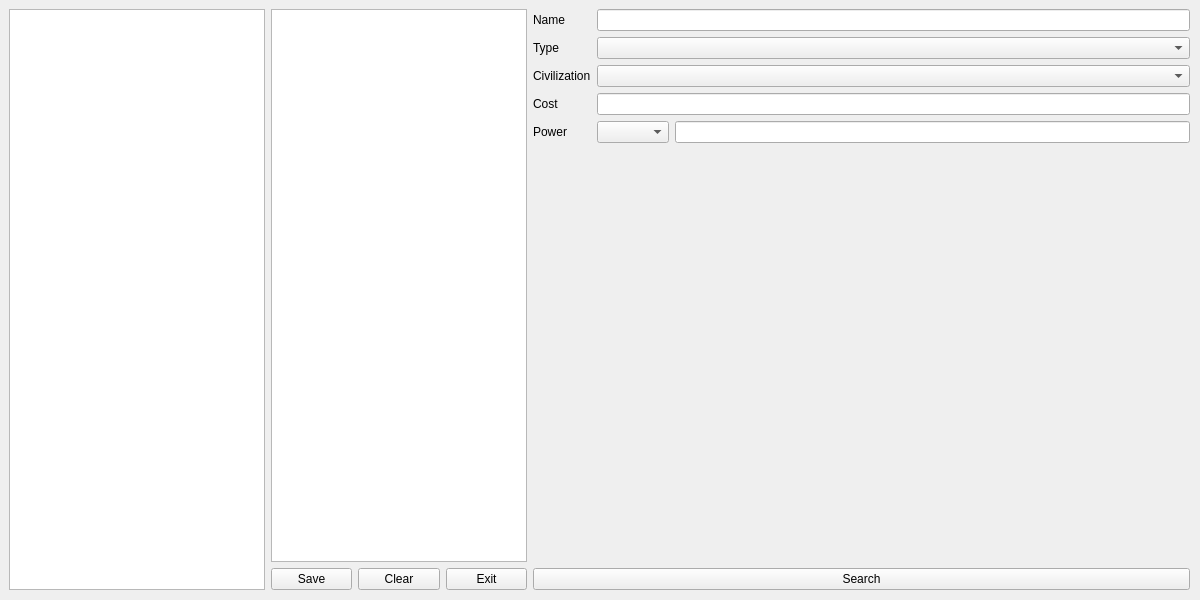
<?xml version="1.0" encoding="UTF-8"?>
<ui version="4.0">
 <class>Manager</class>
 <widget class="QWidget" name="Manager">
  <property name="geometry">
   <rect>
    <x>0</x>
    <y>0</y>
    <width>1200</width>
    <height>600</height>
   </rect>
  </property>
  <property name="windowTitle">
   <string>Manager</string>
  </property>
  <widget class="QWidget" name="horizontalLayoutWidget">
   <property name="geometry">
    <rect>
     <x>9</x>
     <y>9</y>
     <width>1181</width>
     <height>581</height>
    </rect>
   </property>
   <layout class="QHBoxLayout" name="main_layout">
    <item>
     <widget class="QGraphicsView" name="deck_view">
      <property name="sizePolicy">
       <sizepolicy hsizetype="Minimum" vsizetype="Minimum">
        <horstretch>0</horstretch>
        <verstretch>0</verstretch>
       </sizepolicy>
      </property>
     </widget>
    </item>
    <item>
     <layout class="QVBoxLayout" name="screen_layout">
      <item>
       <widget class="DeckBuilder" name="view">
        <property name="sizePolicy">
         <sizepolicy hsizetype="Minimum" vsizetype="MinimumExpanding">
          <horstretch>0</horstretch>
          <verstretch>0</verstretch>
         </sizepolicy>
        </property>
       </widget>
      </item>
      <item>
       <layout class="QHBoxLayout" name="button_layout">
        <item>
         <widget class="QPushButton" name="save_button">
          <property name="text">
           <string>Save</string>
          </property>
         </widget>
        </item>
        <item>
         <widget class="QPushButton" name="clear_button">
          <property name="text">
           <string>Clear</string>
          </property>
         </widget>
        </item>
        <item>
         <widget class="QPushButton" name="exit_button">
          <property name="text">
           <string>Exit</string>
          </property>
         </widget>
        </item>
       </layout>
      </item>
     </layout>
    </item>
    <item>
     <layout class="QVBoxLayout" name="gui_layout">
      <item>
       <layout class="QFormLayout" name="form_layout">
        <item row="0" column="0">
         <widget class="QLabel" name="name_label">
          <property name="text">
           <string>Name</string>
          </property>
         </widget>
        </item>
        <item row="0" column="1">
         <widget class="QLineEdit" name="name_input"/>
        </item>
        <item row="1" column="0">
         <widget class="QLabel" name="type_label">
          <property name="text">
           <string>Type</string>
          </property>
         </widget>
        </item>
        <item row="1" column="1">
         <widget class="QComboBox" name="type_input"/>
        </item>
        <item row="2" column="0">
         <widget class="QLabel" name="civ_label">
          <property name="text">
           <string>Civilization</string>
          </property>
         </widget>
        </item>
        <item row="2" column="1">
         <widget class="QComboBox" name="civ_input"/>
        </item>
        <item row="3" column="0">
         <widget class="QLabel" name="cost_label">
          <property name="text">
           <string>Cost</string>
          </property>
         </widget>
        </item>
        <item row="3" column="1">
         <widget class="QLineEdit" name="cost_input"/>
        </item>
        <item row="4" column="0">
         <widget class="QLabel" name="power_label">
          <property name="text">
           <string>Power</string>
          </property>
         </widget>
        </item>
        <item row="4" column="1">
         <layout class="QHBoxLayout" name="power_layout">
          <item>
           <widget class="QComboBox" name="power_option"/>
          </item>
          <item>
           <widget class="QLineEdit" name="power_input"/>
          </item>
         </layout>
        </item>
       </layout>
      </item>
      <item>
       <widget class="QPushButton" name="search_button">
        <property name="text">
         <string>Search</string>
        </property>
       </widget>
      </item>
     </layout>
    </item>
   </layout>
  </widget>
 </widget>
 <customwidgets>
  <customwidget>
   <class>DeckBuilder</class>
   <extends>QGraphicsView</extends>
   <header>deckbuilder.h</header>
  </customwidget>
 </customwidgets>
 <resources/>
 <connections/>
</ui>
